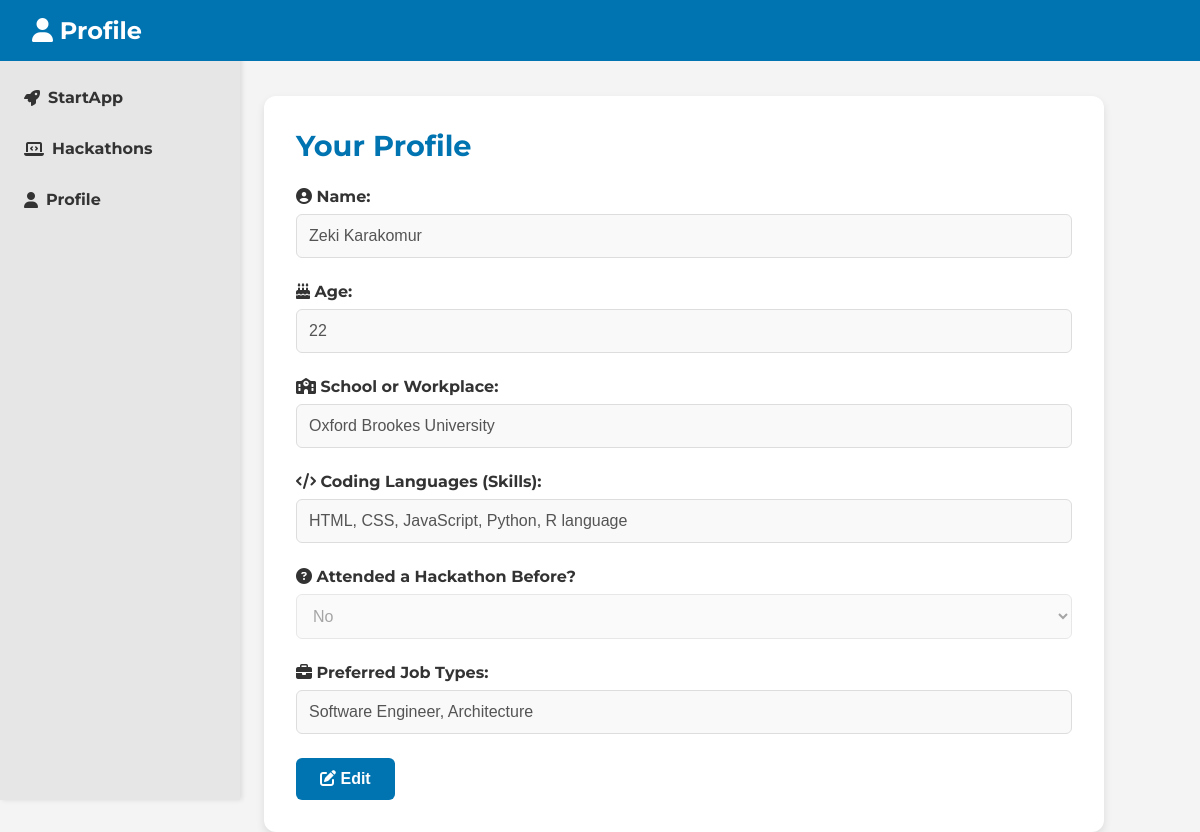
The page /profile (signed in) on the database as committed earlier.
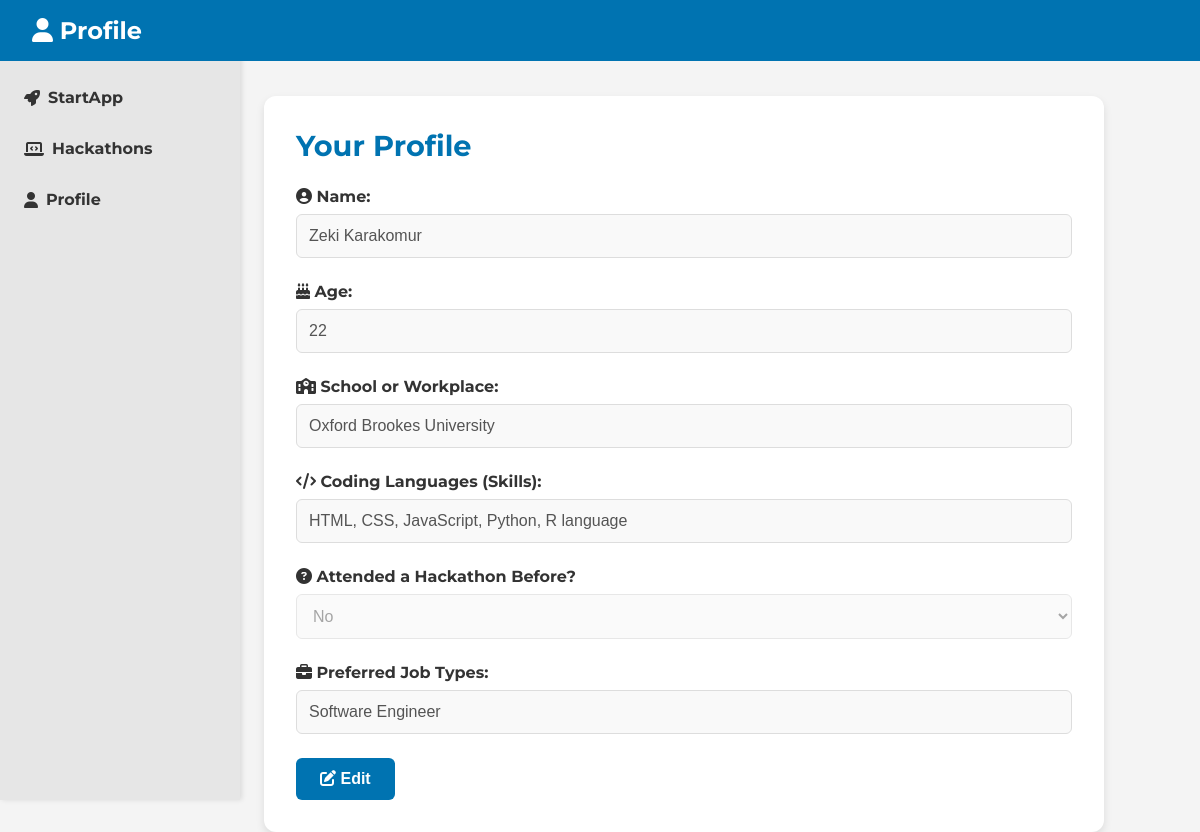
The same page on the database as committed later.
### tables this page shows
CREATE TABLE user_profiles (
    id INTEGER PRIMARY KEY AUTOINCREMENT,
    username TEXT UNIQUE,
    name TEXT,
    age INTEGER,
    school TEXT,
    skills TEXT,
    hackathon TEXT, preferred_jobs TEXT,
    FOREIGN KEY (username) REFERENCES users(username) ON DELETE CASCADE
);

### app.py (the view, shortened to what this page needs)
@app.route('/profile', methods=['GET', 'POST'])
def profile():
    if 'username' not in session:
        flash("Please log in to access your profile", "error")
        return redirect(url_for('home'))
    user_details = query_db("SELECT name, age, school, skills, hackathon, preferred_jobs FROM user_profiles WHERE username = ?", [session['username']], one=True)
    return render_template('profile.html', user_details=user_details)

### app.py (called while the page is built)
def get_db():
     db = sqlite3.connect('database.sqlite')
     db.row_factory = sqlite3.Row
     return db

def query_db(query, args=(), one=False):
     cur = get_db().execute(query, args)
     rv = cur.fetchall()
     cur.close()
     return (rv[0] if rv else None) if one else rv

### templates/profile.html (shortened to what this page needs)
<!DOCTYPE html>
<html lang="en">
<head>
    <link rel="stylesheet" href="{{ url_for('static', filename='css/profile.css') }}">
</head>
<body>
    <header>
        <div class="navbar">
            <h1><i class="fas fa-user"></i> Profile</h1>
        </div>
    </header>
    <div class="container">
        <aside class="sidebar">
            <ul>
                <li><a href="/"><i class="fas fa-rocket"></i> StartApp</a></li>
                <li><a href="/hack"><i class="fas fa-laptop-code"></i> Hackathons</a></li>
                <li><a href="/profile"><i class="fas fa-user"></i> Profile</a></li>
            </ul>
        </aside>
        <main class="profile-content">
            <h2>Your Profile</h2>
            <form id="profileForm" method="POST">
                <div class="form-group">
                    <label for="name"><i class="fas fa-user-circle"></i> Name:</label>
                    <input type="text" id="name" name="name" value="{{ user_details[0] }}" disabled>
                </div>
                <div class="form-group">
                    <label for="age"><i class="fas fa-birthday-cake"></i> Age:</label>
                    <input type="number" id="age" name="age" value="{{ user_details[1] }}" disabled>
                </div>
                <div class="form-group">
                    <label for="school"><i class="fas fa-school"></i> School or Workplace:</label>
                    <input type="text" id="school" name="school" value="{{ user_details[2] }}" disabled>
                </div>
                <div class="form-group">
                    <label for="skills"><i class="fas fa-code"></i> Coding Languages (Skills):</label>
                    <input type="text" id="skills" name="skills" value="{{ user_details[3] }}" disabled>
                </div>
                <div class="form-group">
                    <label for="hackathon"><i class="fas fa-question-circle"></i> Attended a Hackathon Before?</label>
                    <select id="hackathon" name="hackathon" disabled>
                        <option value="No" {% if user_details[4] == 'No' %}selected{% endif %}>No</option>
                    </select>
                </div>
                <div class="form-group">
                    <label for="preferred_jobs"><i class="fas fa-briefcase"></i> Preferred Job Types:</label>
                    <input type="text" id="preferred_jobs" name="preferred_jobs" value="{{ user_details[5] }}" disabled>
                </div>
                <button type="button" id="editButton" onclick="enableEdit()">
                    <i class="fas fa-edit"></i> Edit
                </button>
            </form>
        </main>
    </div>
</body>
</html>

Rows that differ between the two databases and show on the page:
changed user_profiles "Zeki Karakomur": preferred_jobs "Software Engineer, Architecture" → "Software Engineer"
